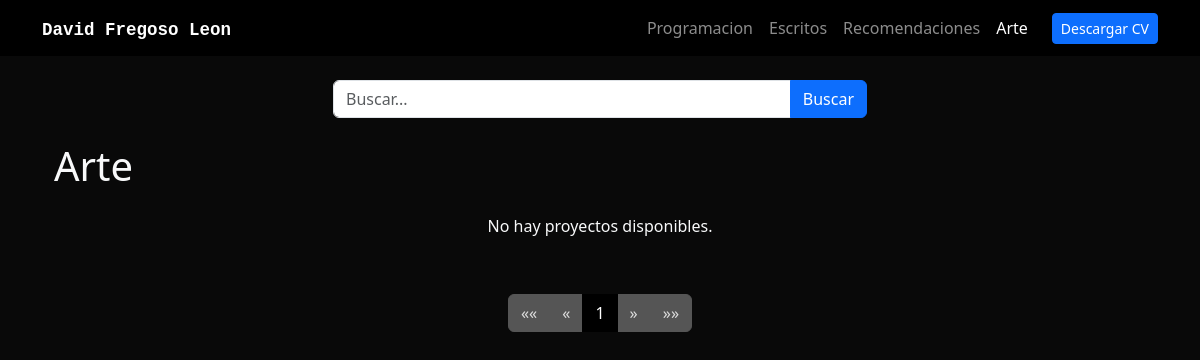
/blog/artposts/, run on an earlier commit of the app's database.
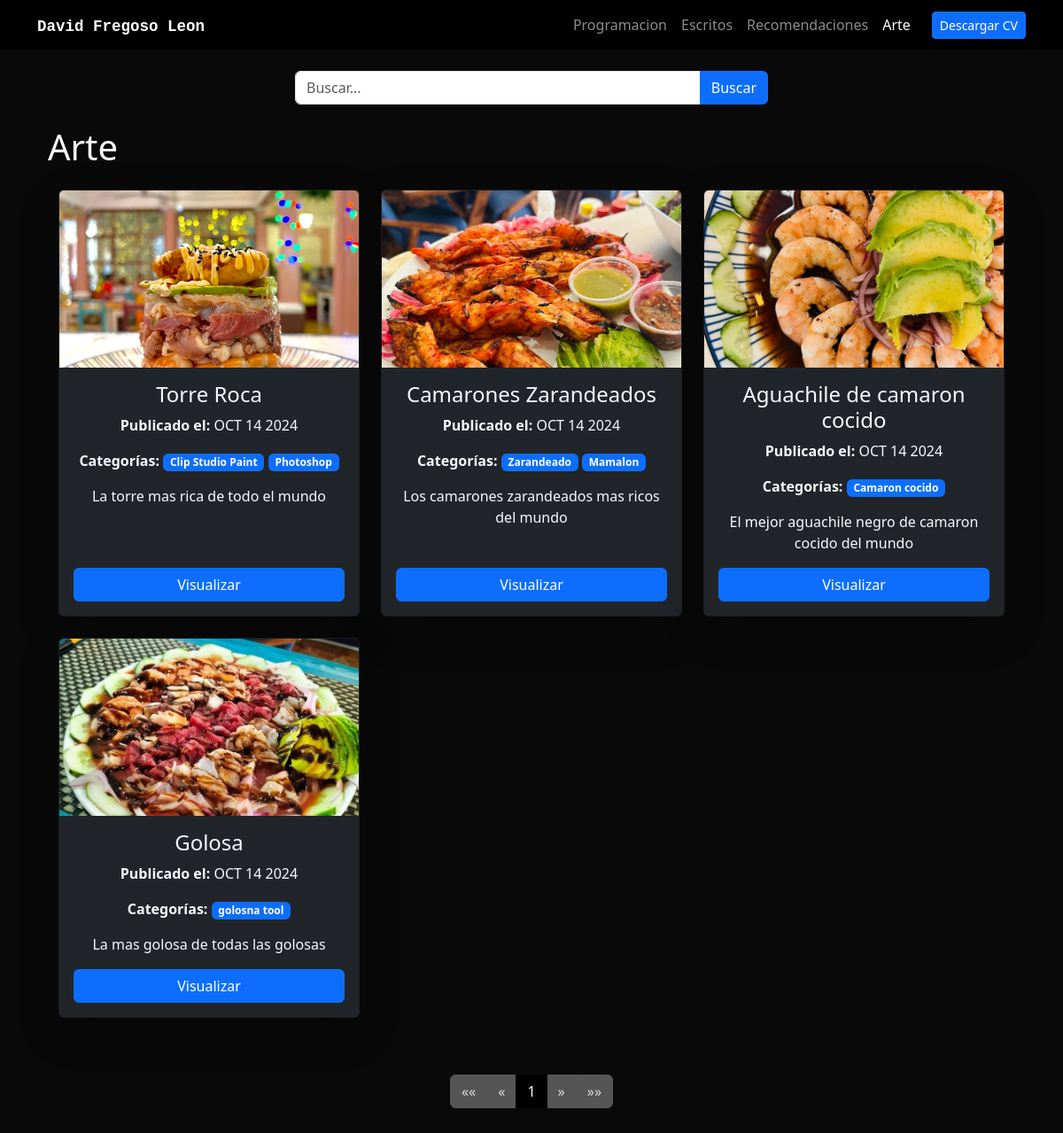
And on a later commit of the database.
### blog/models.py (models this page shows)
class BasePostsContent(models.Model):
    title = models.CharField(max_length=250)
    slug = models.CharField(max_length=250)
    img = models.ImageField(upload_to='posts/images/', verbose_name="Image")
    description = models.TextField()
    date = models.DateField(default=datetime.date.today)
    class Meta:
        abstract = True

class Art(BasePostsContent):
    tools = models.TextField()

### blog/views.py (the view)
# urls.py: path('artposts/', list_art_posts, name='art_posts'),
def list_art_posts(request):
    art = True
    query = request.GET.get('q', '')
    post_list = Art.objects.all().order_by('-date')
    if query:
        post_list = post_list.filter(
            Q(title__icontains=query) |
            Q(description__icontains=query) |
            Q(tools__icontains=query)
        )
    paginator = Paginator(post_list, 6)
    page_number = request.GET.get('page', 1)
    try:
        posts = paginator.page(page_number)
    except EmptyPage:
        posts = paginator.page(paginator.num_pages)
    except PageNotAnInteger:
        posts = paginator.page(1)
    return render(request, 'posts.html', {
        'posts': posts,
        'art': art,
        'query': query
    })

### blog/templatetags/custom_filters.py (called while the page is built)
@register.filter
def split_by_comma(value):
    return value.split(',')

### blog/templates/posts.html (shortened to what this page needs)
{% extends 'layout.html' %}
{% load custom_filters %}
{% block content %}
<form method="get" class="mb-4">
    <div class="row justify-content-center">
        <div class="col-11 col-md-6">
            <div class="input-group">
                <input type="text" name="q" class="form-control" placeholder="Buscar..." value="{{ query }}">
                <button class="btn btn-primary" type="submit">Buscar</button>
            </div>
        </div>
    </div>
</form>
{% if art %}
    <h1>Arte</h1>
    <div class="container my-4">
        <div class="row text-center">
            {% for post in posts %}
                <div class="col-md-4 mb-4 d-flex align-items-stretch">
                    <div class="card card-post bg-dark text-light shadow-lg rounded w-100">
                        <div class="position-relative">
                            {% if post.img %}
                                <img src="{{ post.img.url }}" alt="{{ post.title }}" class="card-img-top img-fluid" style="height: 200px; object-fit: cover;">
                            {% endif %}
                        </div>
                        <div class="card-body d-flex flex-column">
                            <h4 class="card-title">{{ post.title }}</h4>
                            <p><strong>Publicado el:</strong> {{ post.date|date:"M d Y"|upper }}</p>
                            <p><strong>Categorías:</strong>
                                {% for tool in post.tools|split_by_comma %}
                                    <span class="badge bg-primary">{{ tool }}</span>
                                {% endfor %}
                            </p>
                            <p class="card-text flex-grow-1" style="text-align: center;">{{ post.description|striptags|truncatechars:500 }}</p>
                            <a href="{% url 'blog:art_detail' post.slug %}" class="btn btn-primary mt-auto">Visualizar</a>
                        </div>
                    </div>
                </div>
            {% empty %}
                <p>No hay proyectos disponibles.</p>
            {% endfor %}
        </div>
    </div>
{% endif %}
<div class="p-3">
    {% include "pagination.html" with page=posts %}
</div>
{% endblock %}

### portfolio/templates/layout.html (shortened to what this page needs)
{% load static %}
<!DOCTYPE html>
<html lang="en">
<head>
    <link href="https://cdn.jsdelivr.net/npm/bootstrap@5.3.3/dist/css/bootstrap.min.css" rel="stylesheet">
    <link rel="stylesheet" href="{% static 'main.css' %}">
</head>
<body class="text-light">
    {% include 'partials/navbar.html' %}
    <div class="container p-4">
        {% block content %}
        {% endblock %}
    </div>
</body>
</html>

### portfolio/templates/partials/navbar.html (shortened to what this page needs)
{% load static %}
<nav class="navbar navbar-expand-lg navbar-dark bg-black">
    <div class="container">
      <a class="navbar-brand fw-bold" href="/"><code>David Fregoso Leon</code></a>
      <div class="collapse navbar-collapse" id="navbarNav">
        <ul class="navbar-nav ms-auto">
          <li class="nav-item">
            <a class="nav-link {% if request.path == '/' %}active{% endif %}" href="/">Programacion</a>
          </li>
          <li class="nav-item">
            <a class="nav-link {% url 'blog:writen_posts' as url %}{% if request.path == url %}active{% endif %}" href="{{ url }}">Escritos</a>
          </li>
          <li class="nav-item">
            <a class="nav-link {% url 'blog:recomendation_posts' as url %}{% if request.path == url %}active{% endif %}" href="{{ url }}">Recomendaciones</a>
          </li>
          <li class="nav-item me-3">
            <a class="nav-link {% url 'blog:art_posts' as url %}{% if request.path == url %}active{% endif %}" href="{{ url }}">Arte</a>
          </li>
          <li class="nav-item d-flex align-items-center">
            <a class="btn btn-primary btn-sm" href="{% static 'portfolio/Resume.pdf' %}" target="_blank">Descargar CV</a>
          </li>
        </ul>
      </div>
    </div>
</nav>

### blog/templates/pagination.html
<div class="d-flex justify-content-center">
    <nav aria-label="Page navigation">
        <ul class="pagination">
            {% if page.has_previous %}
                <li class="page-item">
                    <a class="page-link" href="?page=1" aria-label="First" style="background-color: #333; color: white; border-color: #555;">
                        <span aria-hidden="true">&laquo;&laquo;</span>
                    </a>
                </li>
                <li class="page-item">
                    <a class="page-link" href="?page={{ page.previous_page_number }}" aria-label="Previous" style="background-color: #333; color: white; border-color: #555;">
                        <span aria-hidden="true">&laquo;</span>
                    </a>
                </li>
            {% else %}
                <li class="page-item disabled">
                    <a class="page-link" href="#" aria-label="First" style="background-color: #555; color: #ddd; border-color: #555;">
                        <span aria-hidden="true">&laquo;&laquo;</span>
                    </a>
                </li>
                <li class="page-item disabled">
                    <a class="page-link" href="#" aria-label="Previous" style="background-color: #555; color: #ddd; border-color: #555;">
                        <span aria-hidden="true">&laquo;</span>
                    </a>
                </li>
            {% endif %}
            {% for num in page.paginator.page_range %}
                {% if page.number == num %}
                    <li class="page-item active">
                        <a class="page-link" href="#" style="background-color: black; color: white; border-color: black;">{{ num }}</a>
                    </li>
                {% elif num > page.number|add:'-3' and num < page.number|add:'3' %}
                    <li class="page-item">
                        <a class="page-link" href="?page={{ num }}" style="background-color: #333; color: white; border-color: #555;">{{ num }}</a>
                    </li>
                {% endif %}
            {% endfor %}
            {% if page.has_next %}
                <li class="page-item">
                    <a class="page-link" href="?page={{ page.next_page_number }}" aria-label="Next" style="background-color: #333; color: white; border-color: #555;">
                        <span aria-hidden="true">&raquo;</span>
                    </a>
                </li>
                <li class="page-item">
                    <a class="page-link" href="?page={{ page.paginator.num_pages }}" aria-label="Last" style="background-color: #333; color: white; border-color: #555;">
                        <span aria-hidden="true">&raquo;&raquo;</span>
                    </a>
                </li>
            {% else %}
                <li class="page-item disabled">
                    <a class="page-link" href="#" aria-label="Next" style="background-color: #555; color: #ddd; border-color: #555;">
                        <span aria-hidden="true">&raquo;</span>
                    </a>
                </li>
                <li class="page-item disabled">
                    <a class="page-link" href="#" aria-label="Last" style="background-color: #555; color: #ddd; border-color: #555;">
                        <span aria-hidden="true">&raquo;&raquo;</span>
                    </a>
                </li>
            {% endif %}
        </ul>
    </nav>
</div>

### portfolio/static/main.css (style rules this page uses)
body { background-color: #090909; }
.bg-black { background: #000; }

What changed in the data, as far as the page shows it:
added Art: img (picture), title "Torre Roca", date "OCT 14 2024", tools "Clip Studio Paint" "Photoshop", description "La torre mas rica de todo el mundo"
added Art: img (picture), title "Camarones Zarandeados", date "OCT 14 2024", tools "Zarandeado" "Mamalon", description "Los camarones zarandeados mas ricos del mundo"
added Art: img (picture), title "Aguachile de camaron cocido", date "OCT 14 2024", tools "Camaron cocido", description "El mejor aguachile negro de camaron cocido del mundo"
added Art: img (picture), title "Golosa", date "OCT 14 2024", tools "golosna tool", description "La mas golosa de todas las golosas"
Also different on the page:
text no longer shown: "No hay proyectos disponibles."
